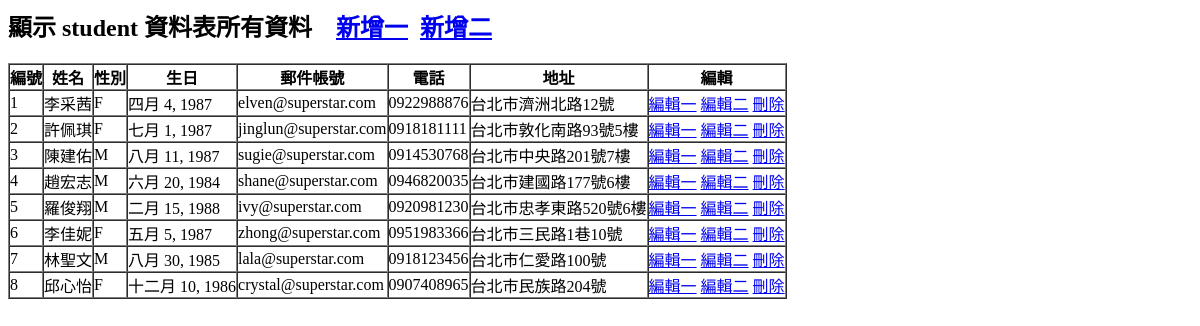
The app's page /, older data.
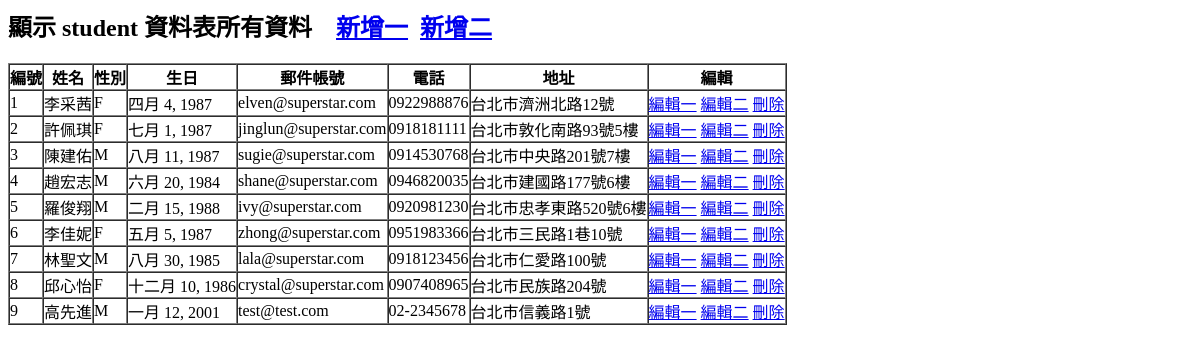
The same page, newer data.
### studentsapp/models.py (models this page shows, shortened)
class student(models.Model):
    cName = models.CharField(max_length=20, null=False)
    cSex = models.CharField(max_length=2, default='M', null=False)
    cBirthday = models.DateField(null=False)
    cEmail = models.EmailField(max_length=100, blank=True, default='')
    cPhone = models.CharField(max_length=50, blank=True, default='')
    cAddr = models.CharField(max_length=255,blank=True,default='')

### studentsapp/views.py (the view)
# urls.py: url(r'^$', views.index),
def index(request):
    students = student.objects.all().order_by('id')  #讀取資料表, 依 id 遞增排序
    return render(request, "index.html", locals())

### templates/index.html (shortened to what this page needs)
{% extends 'base.html' %}
{% block content %}
<h2 align="Left">顯示 student 資料表所有資料 &nbsp;&nbsp;
<a href="/post1/">新增一</a>&nbsp;&nbsp;<a href="/post2/">新增二</a></h2>
<form action="." method="POST" name="form1">
<table border="1" cellpadding="0" cellspacing="0">
	<th>編號</th><th>姓名</th><th>性別</th><th>生日</th>
	<th>郵件帳號</th><th>電話</th><th>地址</th><th>編輯</th>
	{% for student in students %}
		<tr>
			<td>{{ student.id }} </td>
			<td>{{ student.cName }} </td>
			<td>{{ student.cSex}} </td>
			<td>{{ student.cBirthday }} </td>
			<td>{{ student.cEmail }} </td>
			<td>{{ student.cPhone}} </td>
			<td>{{ student.cAddr }} </td>
			<td>
				<a href="/edit/{{student.id}}/" title="編輯一">編輯一</a>
				<a href="/edit2/{{student.id}}/load" title="編輯二">編輯二</a>
				<a href="/delete/{{student.id}}/" title="刪除">刪除</a>
			</td>
		</tr>
	{% endfor %}
</table>
</form>
{% endblock %}

Row changes from the older to the newer data that the page shows:
added student: id "9", cName "高先進", cSex "M", cBirthday "一月 12, 2001", cEmail "test@test.com", cPhone "02-2345678", cAddr "台北市信義路1號"
